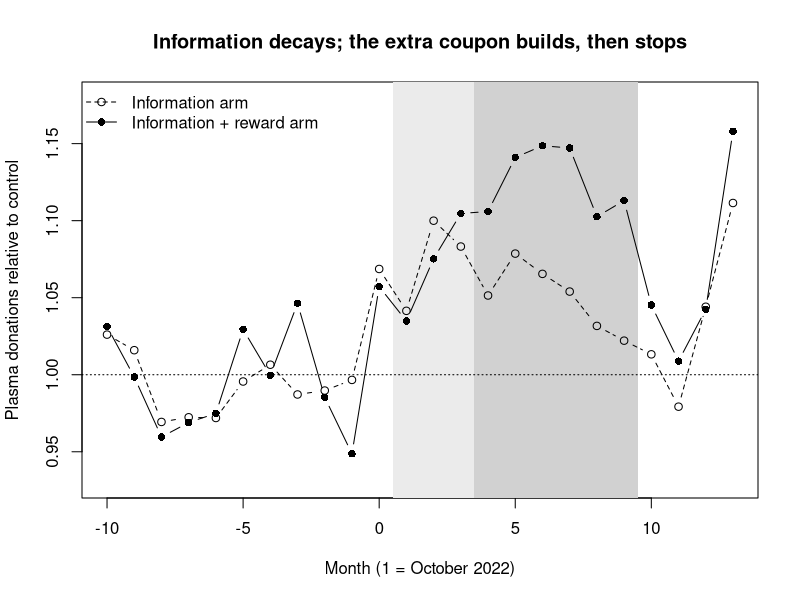
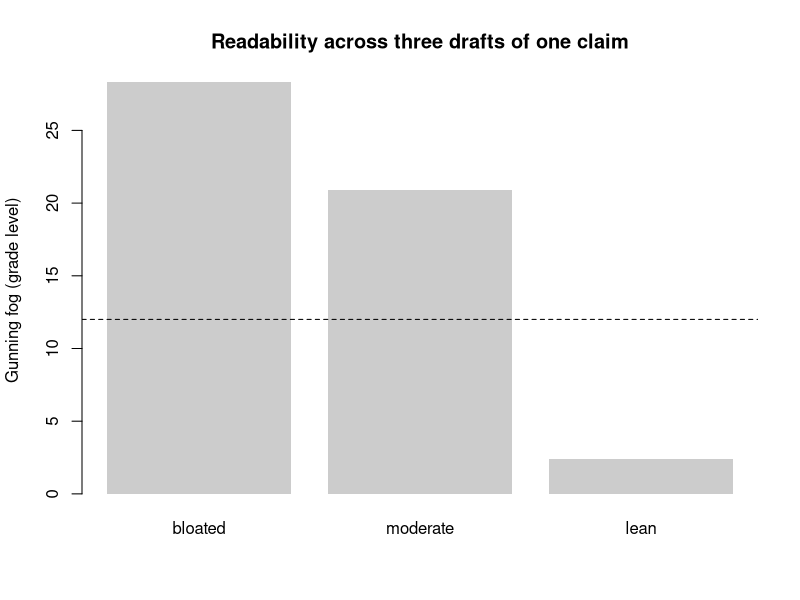

Here is the R script that generated these plots, in order:
## ---- chunk 1
#| label: tbl-sw-sections
#| tbl-cap: "Canonical sections of an empirical marketing paper, with purpose, indicative length, and default verb tense. Lengths are rules of thumb for a full-length top-4 submission, not hard limits."
#| echo: false
#| message: false
#| warning: false
library(knitr)
sw_sections <- data.frame(
  Section = c("Title", "Abstract", "Introduction", "Literature / Theory",
              "Methods", "Results", "Discussion", "Conclusion"),
  `Words` = c("8–15", "200–250", "800–1200", "1500–3000",
              "1000–2500", "1000–2500", "1500–2500", "400–800"),
  Purpose = c("Name the contribution",
              "Self-contained summary: objective, method, finding, implication",
              "Why the paper exists; the gap and the contribution",
              "Position vs. prior work; derive hypotheses or model",
              "What was done, reproducibly",
              "What was found, with the data doing the talking",
              "What it means, limits, boundary conditions",
              "Restate contribution; implications and future work"),
  `Default tense` = c("—", "Past + present", "Present + present perfect",
                      "Present + present perfect", "Past", "Past + present",
                      "Present + past", "Present"),
  check.names = FALSE
)
kable(sw_sections)
## ---- chunk 2
#| message: false
#| warning: false
# Effects of an exogenous increase in immigrant employment, from eq-sw-decomp.
s_I <- 0.20; s_N <- 0.65          # revenue shares of immigrant and native labor
grid <- expand.grid(eta = c(4, 8, 16), sigma = c(0.5, 1.5, 3, 6))

denom <- with(grid, (eta - 1) * (1 - s_N) + (sigma - 1) * s_N)
grid$revenue_effect  <- with(grid, s_I * (eta - 1)     / denom)
grid$native_effect   <- with(grid, s_I * (eta - sigma) / denom)
grid$verdict <- ifelse(grid$native_effect > 0, "crowds in", "crowds out")

round_df <- within(grid, {
  revenue_effect <- round(revenue_effect, 3)
  native_effect  <- round(native_effect, 3)
})
round_df[order(round_df$eta, round_df$sigma), ]
## ---- chunk 3
#| label: fig-sw-plasma-dynamics
#| fig-cap: "Monthly plasma donations in the two treated arms relative to the control arm, rescaled so the eleven pre-experiment months average 1, redrawn from the center-level counts in the dissertation's appendix. Light shading marks the nine months in which the newsletter stated the coupons; dark shading marks the six months of the extra coupon in the reward arm."
#| echo: true
#| message: false
#| warning: false
# Monthly plasma donations at the 12 Red Cross-Flanders donation centers,
# November 2021 to October 2023, transcribed from Table 88 of the dissertation
# chapter that reports the experiment (Bruers 2024).
centers <- c("Aalst", "Brugge", "Edegem", "Geel",               # control
             "Genk", "Gent", "Mechelen", "Roeselare",           # information
             "Kortrijk", "Sint-Niklaas", "Turnhout", "Leuven")  # information + reward
arm <- rep(c("control", "information", "reward"), each = 4)
plasma <- matrix(c(
    625,  781, 1084,  493,  801, 1205,  570,  692,  945,  488,  535, 1274,  # Nov/21
    762, 1004, 1223,  681,  943, 1439,  746,  853, 1128,  647,  690, 1397,  # Dec/21
    734,  831, 1127,  592,  806, 1108,  686,  799,  971,  567,  654, 1129,  # Jan/22
    747,  901, 1122,  628,  849, 1259,  667,  753,  971,  561,  605, 1333,  # Feb/22
    725,  942, 1201,  707,  822, 1339,  690,  859, 1033,  614,  658, 1368,  # Mar/22
    606,  754,  955,  572,  717, 1106,  572,  674,  947,  514,  534, 1137,  # Apr/22
    660,  888, 1125,  581,  819, 1327,  633,  718,  999,  517,  572, 1340,  # May/22
    724,  873, 1148,  585,  868, 1242,  588,  812, 1068,  653,  645, 1306,  # Jun/22
    768,  998, 1182,  698,  993, 1171,  825,  864, 1062,  639,  702, 1383,  # Jul/22
    937, 1217, 1481,  839, 1246, 1520,  963, 1032, 1271,  757,  808, 1637,  # Aug/22
    771, 1018, 1199,  763, 1034, 1394,  878,  974, 1203,  699,  760, 1517,  # Sep/22
    648,  793,  982,  612,  757, 1225,  629,  764,  904,  498,  630, 1278,  # Oct/22
    710,  791,  989,  559,  876, 1277,  656,  772,  986,  567,  583, 1319,  # Nov/22
    719,  825,  923,  573,  807, 1311,  614,  784,  980,  590,  632, 1337,  # Dec/22
    657,  785,  975,  616,  815, 1124,  666,  800, 1005,  534,  640, 1356,  # Jan/23
    589,  834,  920,  571,  790, 1222,  599,  745, 1025,  577,  601, 1301,  # Feb/23
    741,  889,  959,  637,  810, 1286,  702,  872, 1093,  661,  697, 1454,  # Mar/23
    624,  749,  831,  500,  675, 1110,  523,  735,  983,  508,  564, 1214,  # Apr/23
    661,  802,  914,  537,  731, 1138,  601,  740,  997,  513,  632, 1244,  # May/23
    610,  819,  907,  543,  727, 1115,  531,  769, 1030,  551,  609, 1187,  # Jun/23
    769,  991, 1202,  653,  888, 1291,  805,  927, 1201,  656,  752, 1373,  # Jul/23
    896, 1148, 1401,  831,  873, 1573,  938, 1087, 1352,  736,  845, 1613,  # Aug/23
    727,  909, 1000,  629,  778, 1286,  689,  887, 1072,  585,  739, 1191,  # Sep/23
    619,  817,  993,  575,  739, 1340,  630,  856, 1023,  575,  678, 1390   # Oct/23
  ), nrow = 24, byrow = TRUE, dimnames = list(NULL, centers))
month <- -10:13   # month 1 = October 2022, the first newsletter that states the coupons

# Each treated arm's total relative to the control arm, rescaled so that the
# eleven pre-experiment months average 1 (the dissertation's Figure 38).
arm_total <- sapply(split(seq_along(centers), arm), function(j) rowSums(plasma[, j]))
relative  <- arm_total[, c("information", "reward")] / arm_total[, "control"]
relative  <- sweep(relative, 2, colMeans(relative[month <= 0, ]), "/")

plot(month, relative[, "reward"], type = "n", ylim = c(0.93, 1.18),
     xlab = "Month (1 = October 2022)", ylab = "Plasma donations relative to control",
     main = "Information decays; the extra coupon builds, then stops")
rect(0.5, 0, 9.5, 2, col = "grey92", border = NA)   # newsletter states the coupons
rect(3.5, 0, 9.5, 2, col = "grey82", border = NA)   # reward arm: third coupon
abline(h = 1, lty = 3)
lines(month, relative[, "information"], type = "b", pch = 1, lty = 2)
lines(month, relative[, "reward"], type = "b", pch = 16)
legend("topleft", c("Information arm", "Information + reward arm"),
       pch = c(1, 16), lty = c(2, 1), bty = "n")

# The dissertation's center-level robustness model: log donations on center and
# month fixed effects plus the two treatment indicators.
d <- data.frame(month = rep(month, 12), center = rep(centers, each = 24),
                arm = rep(arm, each = 24), donations = as.vector(plasma))
d$information <- as.integer(d$arm != "control" & d$month %in% 1:9)
d$reward      <- as.integer(d$arm == "reward"  & d$month %in% 4:9)
fit <- lm(log(donations) ~ factor(month) + factor(center) + information + reward, data = d)
round(100 * (exp(coef(fit)[c("information", "reward")]) - 1), 1)   # percent effects
## ---- chunk 4
#| message: false
#| warning: false
set.seed(2026)
J  <- 2000                                  # events, each sold before and after the stream
lp <- rnorm(J, log(20), 0.6)                # log price (RMB); fixed for the event's whole life
xi <- rnorm(J, 0, 0.5)                      # event appeal, independent of price here
eta <- c(frequent = 1.6, infrequent = 0.6)  # each type's price sensitivity

# Demand for event j in stage s from consumer type k is Poisson with mean
#   scale * share(k, s) * exp(xi_j - eta_ks * (lp_j - log 20)),
# where eta_ks = eta_k + shift if s is the pre-event stage (quality still uncertain).
simulate <- function(freq_pre, freq_post, shift_pre) {
  grid <- expand.grid(j = 1:J, stage = c("pre", "post"), type = names(eta),
                      stringsAsFactors = FALSE)
  share <- ifelse(grid$type == "frequent",
                  ifelse(grid$stage == "pre", freq_pre, freq_post),
                  ifelse(grid$stage == "pre", 1 - freq_pre, 1 - freq_post))
  e <- eta[grid$type] + ifelse(grid$stage == "pre", shift_pre, 0)
  grid$lp <- lp[grid$j]
  grid$q  <- rpois(nrow(grid), 400 * share * exp(xi[grid$j] - e * (grid$lp - log(20))))
  grid
}

# Elasticity in each stage from log(1 + demand) on log price, as in a stage-interacted model.
stage_elasticities <- function(d) {
  d$post <- as.integer(d$stage == "post")
  b <- coef(lm(log1p(q) ~ post * lp, data = d))
  c(pre = unname(b["lp"]), post = unname(b["lp"] + b["post:lp"]))
}
summarise <- function(d) {
  agg <- aggregate(q ~ j + stage + lp, data = d, FUN = sum)   # what the platform sees
  pooled <- stage_elasticities(agg)
  within <- sapply(names(eta), function(k) unname(diff(stage_elasticities(d[d$type == k, ]))))
  round(c(pre = pooled[["pre"]], post = pooled[["post"]],
          gap = pooled[["post"]] - pooled[["pre"]],
          gap_within_frequent = within[["frequent"]],
          gap_within_infrequent = within[["infrequent"]]), 2)
}

scenarios <- list(
  "Selection only"   = c(freq_pre = 0.8, freq_post = 0.2, shift_pre = 0),
  "Uncertainty only" = c(freq_pre = 0.5, freq_post = 0.5, shift_pre = 0.4),
  "Both"             = c(freq_pre = 0.8, freq_post = 0.2, shift_pre = 0.4)
)
res <- t(sapply(scenarios, function(p) summarise(do.call(simulate, as.list(p)))))
knitr::kable(res, col.names = c("Pre elasticity", "Post elasticity", "Gap (post - pre)",
                                "Gap within frequent", "Gap within infrequent"))
## ---- chunk 5
#| label: fig-sw-fog
#| fig-cap: "Gunning fog scores for three versions of the same sentence—a bloated original, a moderate edit, and a lean rewrite—showing how shortening sentences and replacing complex words lowers the estimated reading grade. The dashed line marks a fog score of 12 (high-school senior)."
#| echo: true
#| message: false
#| warning: false
set.seed(41)

# A deliberately rough syllable counter: count vowel groups per word.
# Heuristic, not linguistic ground truth -- adequate for a relative diagnostic.
count_syllables <- function(word) {
  word <- tolower(gsub("[^a-z]", "", word))
  if (nchar(word) == 0) return(0L)
  groups <- gregexpr("[aeiouy]+", word)[[1]]
  n <- if (groups[1] == -1L) 1L else length(groups)
  if (grepl("e$", word) && n > 1L) n <- n - 1L   # silent terminal 'e'
  max(n, 1L)
}

gunning_fog <- function(text) {
  sentences <- unlist(strsplit(text, "(?<=[.!?])\\s+", perl = TRUE))
  sentences <- sentences[nzchar(trimws(sentences))]
  words <- unlist(strsplit(text, "\\s+"))
  words <- words[nzchar(words)]
  W <- length(words); S <- max(length(sentences), 1L)
  syl <- vapply(words, count_syllables, integer(1))
  C <- sum(syl >= 3L)                              # "complex" words
  0.4 * (W / S + 100 * C / W)
}

versions <- c(
  bloated  = paste("The utilization of an excessively elaborate and",
                   "circumlocutory prose style, characterized by the",
                   "accumulation of subordinate clauses, demonstrably",
                   "attenuates comprehensibility for the readership."),
  moderate = paste("Using an elaborate, indirect prose style with many",
                   "subordinate clauses reduces how well readers understand",
                   "the argument."),
  lean     = "Dense prose is hard to read."
)

fog <- vapply(versions, gunning_fog, numeric(1))
print(round(fog, 1))

barplot(fog, col = "grey80", border = NA, ylab = "Gunning fog (grade level)",
        main = "Readability across three drafts of one claim",
        names.arg = names(versions))
abline(h = 12, lty = 2)
